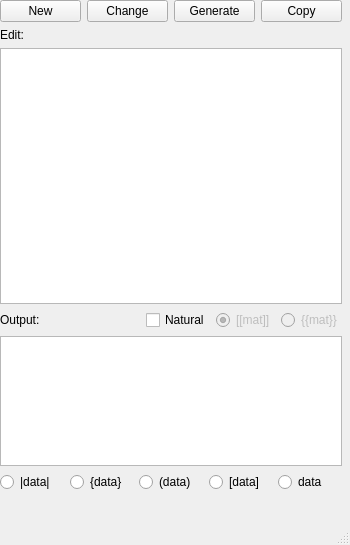
<?xml version="1.0" encoding="UTF-8"?>
<ui version="4.0">
 <class>MainWindow</class>
 <widget class="QMainWindow" name="MainWindow">
  <property name="geometry">
   <rect>
    <x>0</x>
    <y>0</y>
    <width>350</width>
    <height>545</height>
   </rect>
  </property>
  <property name="sizePolicy">
   <sizepolicy hsizetype="Fixed" vsizetype="Fixed">
    <horstretch>0</horstretch>
    <verstretch>0</verstretch>
   </sizepolicy>
  </property>
  <property name="minimumSize">
   <size>
    <width>300</width>
    <height>400</height>
   </size>
  </property>
  <property name="maximumSize">
   <size>
    <width>999</width>
    <height>999</height>
   </size>
  </property>
  <property name="windowTitle">
   <string>Quick Martice</string>
  </property>
  <widget class="QWidget" name="centralwidget">
   <widget class="QWidget" name="gridLayoutWidget">
    <property name="geometry">
     <rect>
      <x>0</x>
      <y>0</y>
      <width>342</width>
      <height>492</height>
     </rect>
    </property>
    <layout class="QGridLayout" name="gridLayout">
     <item row="4" column="0">
      <layout class="QHBoxLayout" name="horizontalLayout_4">
       <item>
        <widget class="QRadioButton" name="radioButton_lines">
         <property name="text">
          <string>|data|</string>
         </property>
         <property name="checked">
          <bool>true</bool>
         </property>
        </widget>
       </item>
       <item>
        <widget class="QRadioButton" name="radioButton_flower">
         <property name="text">
          <string>{data}</string>
         </property>
        </widget>
       </item>
       <item>
        <widget class="QRadioButton" name="radioButton_b1">
         <property name="text">
          <string>(data)</string>
         </property>
        </widget>
       </item>
       <item>
        <widget class="QRadioButton" name="radioButton_b2">
         <property name="text">
          <string>[data]</string>
         </property>
        </widget>
       </item>
       <item>
        <widget class="QRadioButton" name="radioButton_none">
         <property name="text">
          <string>data</string>
         </property>
        </widget>
       </item>
      </layout>
     </item>
     <item row="0" column="0">
      <layout class="QHBoxLayout" name="horizontalLayout">
       <item>
        <widget class="QPushButton" name="pushButton_new">
         <property name="text">
          <string>New</string>
         </property>
        </widget>
       </item>
       <item>
        <widget class="QPushButton" name="pushButton_change">
         <property name="text">
          <string>Change</string>
         </property>
        </widget>
       </item>
       <item>
        <widget class="QPushButton" name="pushButton_generate">
         <property name="text">
          <string>Generate</string>
         </property>
        </widget>
       </item>
       <item>
        <widget class="QPushButton" name="pushButton_copy">
         <property name="text">
          <string>Copy</string>
         </property>
        </widget>
       </item>
      </layout>
     </item>
     <item row="3" column="0">
      <layout class="QVBoxLayout" name="verticalLayout" stretch="0,10,0,0">
       <property name="sizeConstraint">
        <enum>QLayout::SetFixedSize</enum>
       </property>
       <item>
        <widget class="QLabel" name="label_matedit">
         <property name="text">
          <string>Edit:</string>
         </property>
        </widget>
       </item>
       <item>
        <widget class="matTableView" name="tableView_edit"/>
       </item>
       <item>
        <layout class="QHBoxLayout" name="horizontalLayout_3" stretch="1,0,0,0">
         <item>
          <widget class="QLabel" name="label_matout">
           <property name="text">
            <string>Output:</string>
           </property>
          </widget>
         </item>
         <item>
          <widget class="QCheckBox" name="checkBox_natural">
           <property name="text">
            <string>Natural</string>
           </property>
          </widget>
         </item>
         <item>
          <widget class="QRadioButton" name="radioButton_cas1">
           <property name="enabled">
            <bool>false</bool>
           </property>
           <property name="text">
            <string>[[mat]]</string>
           </property>
           <property name="checked">
            <bool>true</bool>
           </property>
          </widget>
         </item>
         <item>
          <widget class="QRadioButton" name="radioButton_cas2">
           <property name="enabled">
            <bool>false</bool>
           </property>
           <property name="text">
            <string>{{mat}}</string>
           </property>
          </widget>
         </item>
        </layout>
       </item>
       <item>
        <widget class="QTextBrowser" name="textBrowser_output">
         <property name="maximumSize">
          <size>
           <width>16777215</width>
           <height>130</height>
          </size>
         </property>
        </widget>
       </item>
      </layout>
     </item>
    </layout>
   </widget>
  </widget>
  <widget class="QMenuBar" name="menubar">
   <property name="geometry">
    <rect>
     <x>0</x>
     <y>0</y>
     <width>350</width>
     <height>23</height>
    </rect>
   </property>
  </widget>
  <widget class="QStatusBar" name="statusbar"/>
 </widget>
 <customwidgets>
  <customwidget>
   <class>matTableView</class>
   <extends>QTableView</extends>
   <header>mattableview.h</header>
  </customwidget>
 </customwidgets>
 <resources/>
 <connections/>
</ui>
